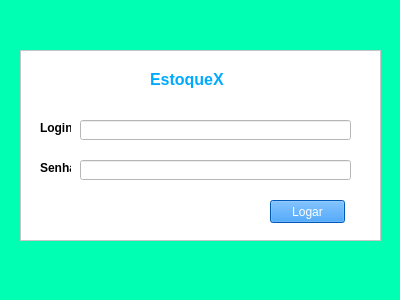
<?xml version="1.0" encoding="UTF-8"?>
<ui version="4.0">
 <class>Form</class>
 <widget class="QWidget" name="Form">
  <property name="geometry">
   <rect>
    <x>0</x>
    <y>0</y>
    <width>400</width>
    <height>300</height>
   </rect>
  </property>
  <property name="windowTitle">
   <string>Form</string>
  </property>
  <property name="styleSheet">
   <string notr="true">QMainWindow, QWidget {
	background-color:#00FFB3;
}

QFrame{
	background-color:white;
}

QLineEdit{
	background-color:white;
}

QPushButton{
	background-color:#0080FF;
	color:white;
}</string>
  </property>
  <widget class="QFrame" name="frame">
   <property name="geometry">
    <rect>
     <x>20</x>
     <y>50</y>
     <width>361</width>
     <height>191</height>
    </rect>
   </property>
   <property name="frameShape">
    <enum>QFrame::StyledPanel</enum>
   </property>
   <property name="frameShadow">
    <enum>QFrame::Raised</enum>
   </property>
   <widget class="QLabel" name="label">
    <property name="geometry">
     <rect>
      <x>20</x>
      <y>70</y>
      <width>31</width>
      <height>16</height>
     </rect>
    </property>
    <property name="font">
     <font>
      <weight>75</weight>
      <bold>true</bold>
     </font>
    </property>
    <property name="text">
     <string>Login:</string>
    </property>
   </widget>
   <widget class="QLineEdit" name="lineEdit">
    <property name="geometry">
     <rect>
      <x>60</x>
      <y>70</y>
      <width>271</width>
      <height>20</height>
     </rect>
    </property>
   </widget>
   <widget class="QLabel" name="label_2">
    <property name="geometry">
     <rect>
      <x>20</x>
      <y>110</y>
      <width>31</width>
      <height>16</height>
     </rect>
    </property>
    <property name="font">
     <font>
      <weight>75</weight>
      <bold>true</bold>
     </font>
    </property>
    <property name="text">
     <string>Senha:</string>
    </property>
   </widget>
   <widget class="QLineEdit" name="lineEdit_2">
    <property name="geometry">
     <rect>
      <x>60</x>
      <y>110</y>
      <width>271</width>
      <height>20</height>
     </rect>
    </property>
    <property name="inputMethodHints">
     <set>Qt::ImhHiddenText|Qt::ImhNoAutoUppercase|Qt::ImhNoPredictiveText|Qt::ImhSensitiveData</set>
    </property>
    <property name="echoMode">
     <enum>QLineEdit::Password</enum>
    </property>
   </widget>
   <widget class="QPushButton" name="pushButton">
    <property name="geometry">
     <rect>
      <x>250</x>
      <y>150</y>
      <width>75</width>
      <height>23</height>
     </rect>
    </property>
    <property name="text">
     <string>Logar</string>
    </property>
   </widget>
   <widget class="QLabel" name="label_3">
    <property name="geometry">
     <rect>
      <x>130</x>
      <y>19</y>
      <width>101</width>
      <height>21</height>
     </rect>
    </property>
    <property name="font">
     <font>
      <family>Javanese Text</family>
      <pointsize>12</pointsize>
     </font>
    </property>
    <property name="text">
     <string>&lt;html&gt;&lt;head/&gt;&lt;body&gt;&lt;p&gt;&lt;span style=&quot; font-weight:600; color:#00aaff; font-family:Arial&quot;&gt;EstoqueX&lt;/span&gt;&lt;/p&gt;&lt;/body&gt;&lt;/html&gt;</string>
    </property>
   </widget>
  </widget>
 </widget>
 <resources/>
 <connections/>
</ui>
